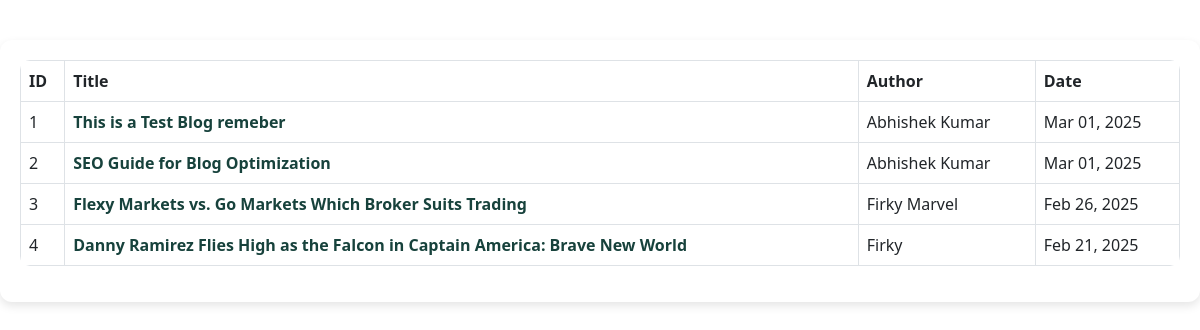
Before: /blog/blog.php with the older database file.
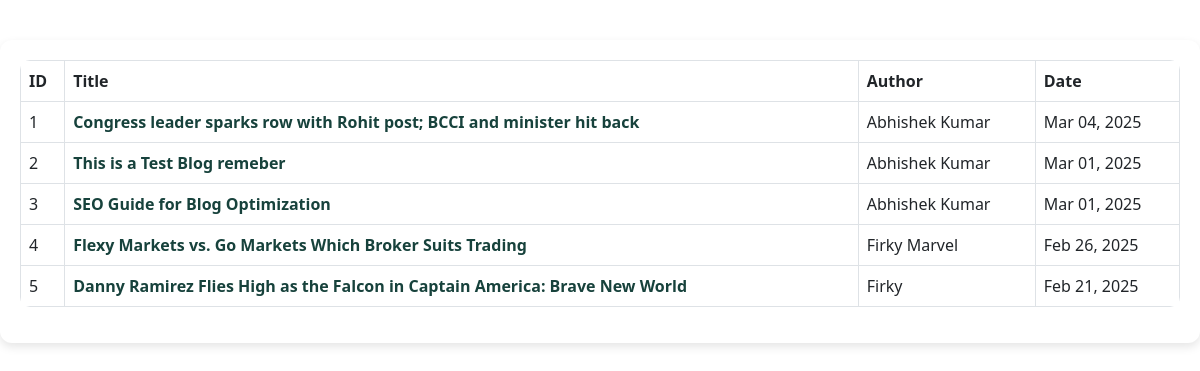
After: the same page with the newer database file.
### tables this page shows
CREATE TABLE `blogs` (
  `id` int(11) NOT NULL,
  `title` varchar(255) NOT NULL,
  `seo_slug` varchar(255) NOT NULL,
  `status` enum('published','draft') NOT NULL,
  `views` int(11) DEFAULT 0,
  `created_at` timestamp NOT NULL DEFAULT current_timestamp(),
  `content` text NOT NULL,
  `author` varchar(255) NOT NULL,
  `featured_image` varchar(255) NOT NULL,
  `tags` varchar(255) NOT NULL
);

### blog/blog.php (the view, shortened to what this page needs)
<?php
include '../config/db.php';
$sql = "SELECT * FROM blogs ORDER BY created_at DESC";
$blog = $conn->query($sql);
$sn = 1;
?>
<!DOCTYPE html>
<html lang="en">
<head>
    <link rel="stylesheet" href="https://cdn.jsdelivr.net/npm/bootstrap@5.3.0/dist/css/bootstrap.min.css">
</head>
<body>
    <div class="table-container">
        <table class="table table-bordered table-hover">
            <thead>
                <tr>
                    <th>ID</th>
                    <th>Title</th>
                    <th>Author</th>
                    <th>Date</th>
                </tr>
            </thead>
            <tbody>
                <?php
                if ($blog->num_rows > 0) {
                    while($row = $blog->fetch_assoc()) {
                        echo "<tr>";
                        echo "<td>" . $sn++ . "</td>";
                        echo "<td><a href='../admin/dashboard.php?view=post&id=" . $row['id'] . "' class='post-title-link'>" . $row['title'] . "</a></td>";
                        echo "<td>" . $row["author"] . "</td>";
                        echo "<td>" . date("M d, Y", strtotime($row["created_at"])) . "</td>";
                        echo "</tr>";
                    }
                } else {
                    echo "<tr><td colspan='4' class='text-center'>No results found</td></tr>";
                }
                ?>
            </tbody>
        </table>
    </div>
</body>
</html>

### blog/blog.php (style rules this page uses)
.table-container { max-width: 100%; margin: 40px auto; background: white; padding: 20px; border-radius: 12px; box-shadow: 0 4px 10px rgba(0, 0, 0, 0.1); }
table { border-collapse: collapse; width: 100%; overflow: hidden; border-radius: 10px; }
thead { color: white; }
tbody tr { transition: 0.3s; }
td { vertical-align: middle; }
.post-title-link { font-weight: bold; color: #17423C; text-decoration: none; transition: color 0.3s, text-decoration 0.3s; }

Changed rows visible on the page:
added blogs: title "Congress leader sparks row with Rohit post; BCCI and minister hit back", author "Abhishek Kumar", created_at "Mar 04, 2025"
